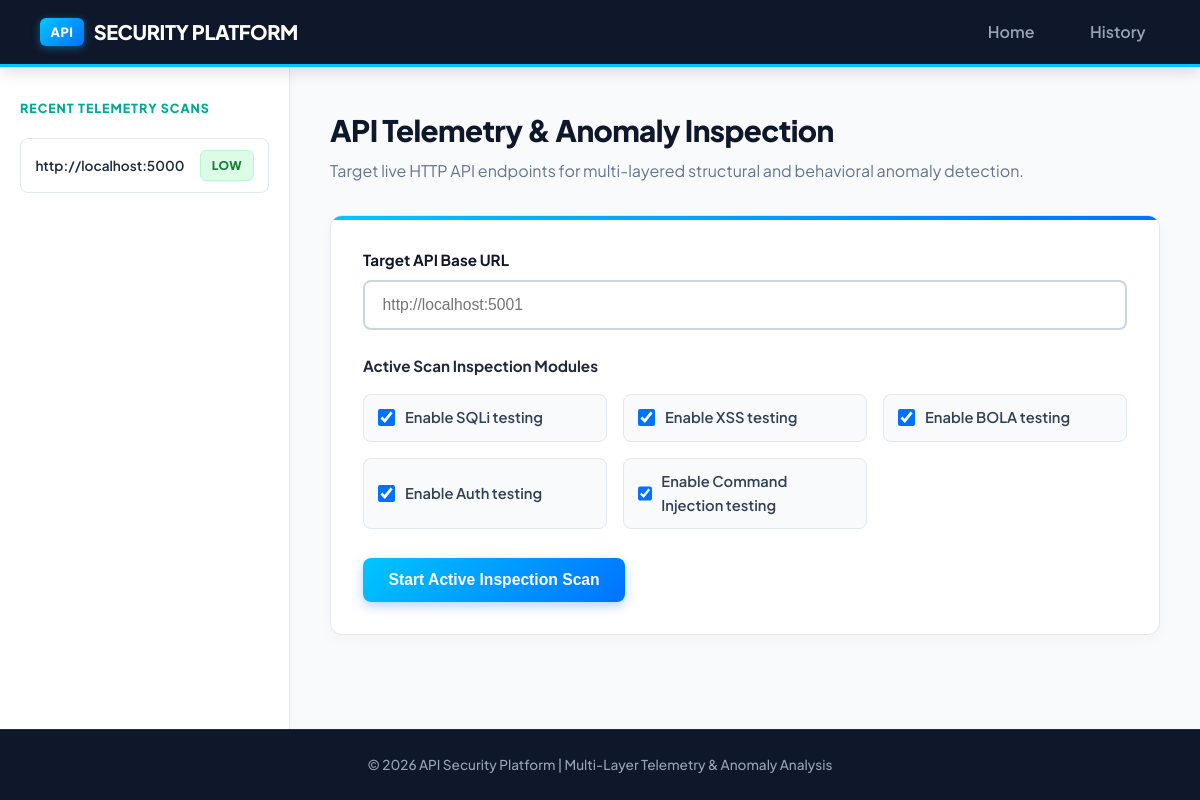
Before: / with the older database file.
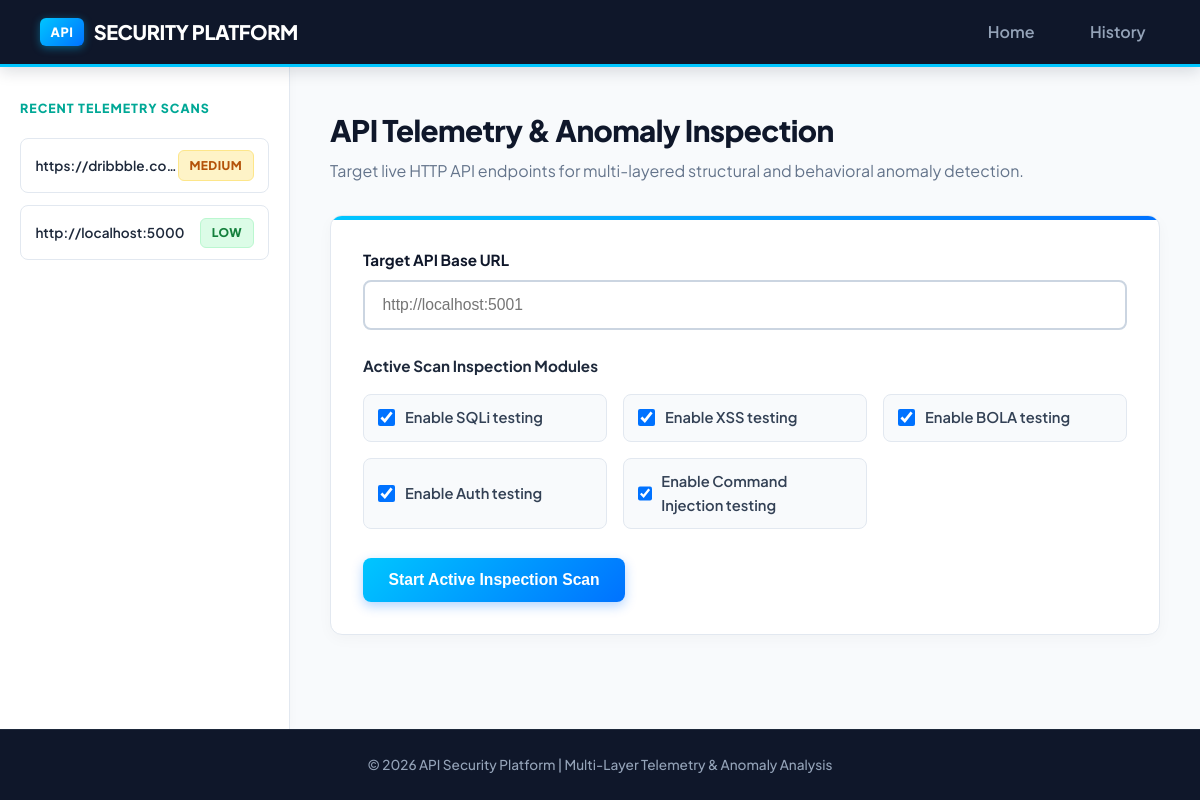
After: the same page with the newer database file.
### database/models.py (models this page shows)
class ScanSession(Base):
    __tablename__ = "scan_sessions"
    id = Column(Integer, primary_key=True, index=True)
    target_url = Column(String(500), nullable=False)
    scan_start_time = Column(DateTime, default=datetime.utcnow)
    scan_end_time = Column(DateTime, nullable=True)
    total_endpoints_found = Column(Integer, default=0)
    total_vulnerabilities_found = Column(Integer, default=0)
    overall_risk_score = Column(Float, default=0.0)
    overall_severity = Column(String(20), default="Low")
    endpoints = relationship("Endpoint", back_populates="session", cascade="all, delete-orphan")
    findings = relationship("Finding", back_populates="session", cascade="all, delete-orphan")
    reports = relationship("Report", back_populates="session", cascade="all, delete-orphan")

### dashboard/routes.py (the view)
@dashboard_bp.route("/")
def index():
    recent_sessions = get_all_sessions()[:5]
    return render_template("index.html", recent_sessions=recent_sessions)

### database/db.py (called while the page is built)
def get_all_sessions() -> List[ScanSession]:
    db = SessionLocal()
    try:
        return db.query(ScanSession).order_by(ScanSession.scan_start_time.desc()).all()
    finally:
        db.close()

### dashboard/templates/index.html (shortened to what this page needs)
{% extends "base.html" %}
{% block content %}
<div class="page-header">
    <h1>API Telemetry & Anomaly Inspection</h1>
    <p>Target live HTTP API endpoints for multi-layered structural and behavioral anomaly detection.</p>
</div>
<div class="card form-container">
    <form action="{{ url_for('dashboard.start_scan') }}" method="POST">
        <div class="form-group">
            <label for="target_url">Target API Base URL</label>
            <input type="url" id="target_url" name="target_url" placeholder="http://localhost:5001" required>
        </div>
        <div class="options-header">
            <h3>Active Scan Inspection Modules</h3>
        </div>
        <div class="checkbox-grid">
            <label class="checkbox-label">
                <input type="checkbox" name="module_sqli" checked> Enable SQLi testing
            </label>
            <label class="checkbox-label">
                <input type="checkbox" name="module_xss" checked> Enable XSS testing
            </label>
            <label class="checkbox-label">
                <input type="checkbox" name="module_bola" checked> Enable BOLA testing
            </label>
            <label class="checkbox-label">
                <input type="checkbox" name="module_auth" checked> Enable Auth testing
            </label>
            <label class="checkbox-label">
                <input type="checkbox" name="module_cmd" checked> Enable Command Injection testing
            </label>
        </div>
        <button type="submit" class="btn btn-primary">Start Active Inspection Scan</button>
    </form>
</div>
{% endblock %}

### dashboard/templates/base.html (shortened to what this page needs)
<!DOCTYPE html>
<html lang="en">
<head>
    <link rel="stylesheet" href="{{ url_for('static', filename='css/style.css') }}">
</head>
<body>
    <div class="app-layout">
        <header class="navbar">
            <div class="logo">
                <a href="{{ url_for('dashboard.index') }}"><span>API</span> SECURITY PLATFORM</a>
            </div>
            <nav class="nav-links">
                <a href="{{ url_for('dashboard.index') }}">Home</a>
                <a href="{{ url_for('dashboard.history') }}">History</a>
            </nav>
        </header>
        <div class="body-container">
            <aside class="sidebar">
                <h3>Recent Telemetry Scans</h3>
                <ul class="recent-scans-list">
                    {% for sess in recent_sessions %}
                    <li>
                        <a href="{{ url_for('dashboard.results', session_id=sess.id) }}">
                            <span class="scan-url">{{ sess.target_url }}</span>
                            <span class="badge {{ sess.overall_severity|lower }}">{{ sess.overall_severity }}</span>
                        </a>
                    </li>
                    {% else %}
                    <li class="empty-list">No recent scan sessions.</li>
                    {% endfor %}
                </ul>
            </aside>
            <main class="main-viewport">
                {% block content %}{% endblock %}
            </main>
        </div>
        <footer>
            <p>&copy; 2026 API Security Platform | Multi-Layer Telemetry & Anomaly Analysis</p>
        </footer>
    </div>
</body>
</html>

Changed rows visible on the page:
added ScanSession: target_url "https://dribbble.com", overall_severity "MEDIUM"
